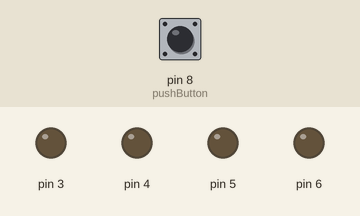
Recording of a sketch running on a simulated Arduino Uno, built with avr-gcc and run on an emulated ATmega328P. Shown: output pins drawn as LEDs (lit = HIGH). Dashed ring = blinking. Inputs (shaded band) come from the test bench; at power-on: pin 8 (pushButton) LOW. Random numbers use the default seed unless the sketch sets one; what the sketch prints to the serial monitor is not drawn.

Above: at 1.2 s.
1.3 s: pin 8 (pushButton) pulled HIGH for 1 s
At 1.75 s:
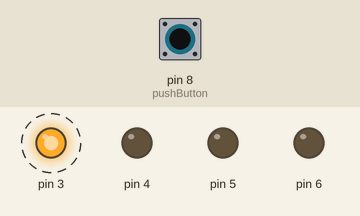
4.3 s: pin 8 (pushButton) pulled HIGH for 3.2 s
At 4.75 s:
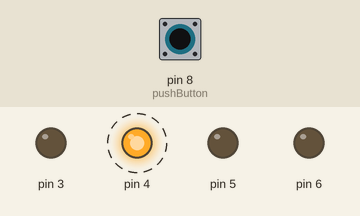
At 5.96 s:
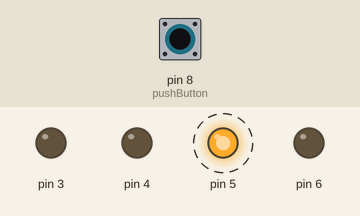
Timing chart, 0 to 8.9 s (numbered marks = the images above; inputs shaded):
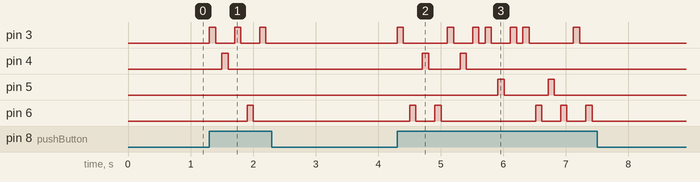

Measured:
- after the input at 1.3 s, pin 3: alternates HIGH for 0.10 s and LOW for 0.30 s, 6 changes in all, then stays LOW, starting at once; pin 4: LOW → HIGH after 0.20 s, → LOW 0.10 s later; pin 6: LOW → HIGH after 0.60 s, → LOW 0.10 s later
- after the input at 4.3 s, pin 3: LOW → HIGH at once, → LOW 0.10 s later, → HIGH 0.70 s later, → LOW 0.10 s later, … (14 changes in this stretch); pin 4: alternates HIGH for 0.10 s and LOW for 0.50 s, 4 changes in all, then stays LOW, starting after 0.40 s

The sketch:

program.ino
```cpp
int pushButton = 8; /*blue button*/

void setup() {
  Serial.begin(9600);
  // make the pushbutton's pin an input:
  pinMode(pushButton, INPUT);
  // make the LEDs outputs
  pinMode(3, OUTPUT);
  pinMode(4, OUTPUT);
  pinMode(5, OUTPUT);
  pinMode(6, OUTPUT);
}

void loop() {
  int buttonState = digitalRead(pushButton);

  // constantly randomly generate a number between 3 and 6, in which each number
  // is connected to each of the four LEDs
  int randomNumber = random(3, 7); //maximum (7) is exclusive

  // make the LED (chosen from the random number generater) blink for 0.1sec
  if (buttonState == 1) {
    digitalWrite(randomNumber, HIGH);
    delay(100);
    digitalWrite(randomNumber, LOW);
    delay(100);
  }

  // if the switch is not on, turn off all LEDs
  else {
    digitalWrite(3, LOW);
    digitalWrite(4, LOW);
    digitalWrite(5, LOW);
    digitalWrite(6, LOW);
  }
  // print out the state of the button:
  Serial.println(buttonState);
  delay(1);        // delay in between reads for stability
}
```
